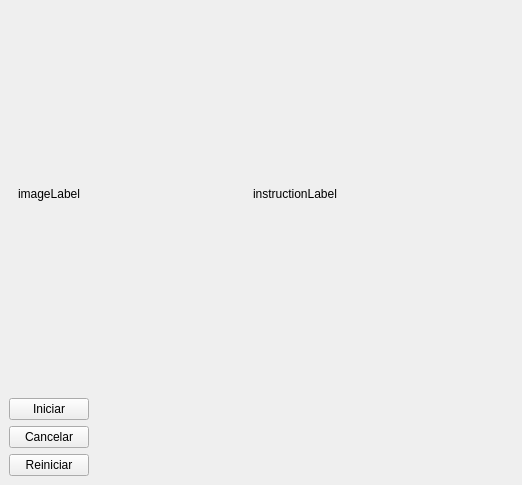
<?xml version="1.0" encoding="UTF-8"?>
<ui version="4.0">
 <class>calibrationForm</class>
 <widget class="QWidget" name="calibrationForm">
  <property name="geometry">
   <rect>
    <x>0</x>
    <y>0</y>
    <width>522</width>
    <height>485</height>
   </rect>
  </property>
  <property name="windowTitle">
   <string>Form</string>
  </property>
  <layout class="QGridLayout" name="gridLayout">
   <property name="leftMargin">
    <number>0</number>
   </property>
   <property name="topMargin">
    <number>0</number>
   </property>
   <property name="rightMargin">
    <number>0</number>
   </property>
   <property name="bottomMargin">
    <number>0</number>
   </property>
   <property name="horizontalSpacing">
    <number>0</number>
   </property>
   <item row="0" column="0">
    <widget class="QWidget" name="calibrationWidgetContainer" native="true">
     <layout class="QGridLayout" name="gridLayout_2" rowstretch="1,0,0">
      <property name="leftMargin">
       <number>0</number>
      </property>
      <property name="topMargin">
       <number>0</number>
      </property>
      <property name="rightMargin">
       <number>0</number>
      </property>
      <property name="bottomMargin">
       <number>0</number>
      </property>
      <property name="spacing">
       <number>0</number>
      </property>
      <item row="2" column="0">
       <widget class="QWidget" name="buttonsContainer" native="true">
        <layout class="QGridLayout" name="gridLayout_5">
         <item row="2" column="0">
          <widget class="QPushButton" name="restartButton">
           <property name="text">
            <string>Reiniciar</string>
           </property>
          </widget>
         </item>
         <item row="1" column="0">
          <widget class="QPushButton" name="cancelButton">
           <property name="text">
            <string>Cancelar</string>
           </property>
          </widget>
         </item>
         <item row="0" column="0">
          <widget class="QPushButton" name="startButton">
           <property name="text">
            <string>Iniciar</string>
           </property>
          </widget>
         </item>
         <item row="1" column="1">
          <spacer name="horizontalSpacer">
           <property name="orientation">
            <enum>Qt::Orientation::Horizontal</enum>
           </property>
           <property name="sizeHint" stdset="0">
            <size>
             <width>40</width>
             <height>20</height>
            </size>
           </property>
          </spacer>
         </item>
        </layout>
       </widget>
      </item>
      <item row="0" column="0">
       <widget class="QWidget" name="visualsContainer" native="true">
        <layout class="QGridLayout" name="gridLayout_4">
         <item row="0" column="0">
          <widget class="QStackedWidget" name="stackedWidget">
           <property name="currentIndex">
            <number>0</number>
           </property>
           <widget class="QWidget" name="instructionsPage">
            <layout class="QGridLayout" name="gridLayout_3">
             <item row="0" column="0">
              <widget class="RoundedImageLabel" name="imgLabel">
               <property name="maximumSize">
                <size>
                 <width>300</width>
                 <height>350</height>
                </size>
               </property>
               <property name="text">
                <string>imageLabel</string>
               </property>
              </widget>
             </item>
             <item row="0" column="1">
              <spacer name="horizontalSpacer_2">
               <property name="orientation">
                <enum>Qt::Orientation::Horizontal</enum>
               </property>
               <property name="sizeHint" stdset="0">
                <size>
                 <width>40</width>
                 <height>20</height>
                </size>
               </property>
              </spacer>
             </item>
             <item row="0" column="2">
              <widget class="QLabel" name="instructionLabel">
               <property name="text">
                <string>instructionLabel</string>
               </property>
               <property name="textFormat">
                <enum>Qt::TextFormat::PlainText</enum>
               </property>
               <property name="wordWrap">
                <bool>true</bool>
               </property>
              </widget>
             </item>
             <item row="0" column="3">
              <spacer name="horizontalSpacer_3">
               <property name="orientation">
                <enum>Qt::Orientation::Horizontal</enum>
               </property>
               <property name="sizeHint" stdset="0">
                <size>
                 <width>158</width>
                 <height>20</height>
                </size>
               </property>
              </spacer>
             </item>
            </layout>
           </widget>
           <widget class="QWidget" name="resultsPage"/>
          </widget>
         </item>
        </layout>
       </widget>
      </item>
     </layout>
    </widget>
   </item>
  </layout>
 </widget>
 <customwidgets>
  <customwidget>
   <class>RoundedImageLabel</class>
   <extends>QLabel</extends>
   <header>roundedimagelabel.h</header>
  </customwidget>
 </customwidgets>
 <resources/>
 <connections/>
</ui>
